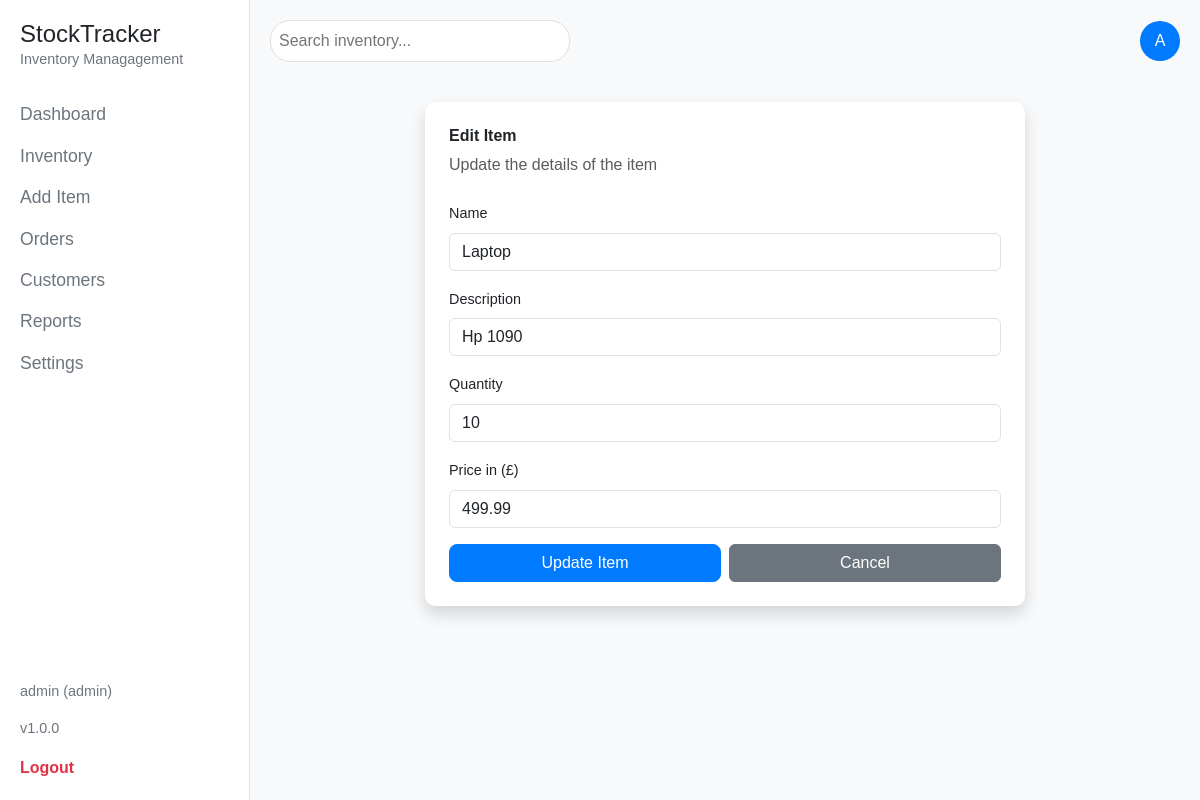
/edit_item/1 (signed in), run on the app's committed database.
### tables this page shows
CREATE TABLE users (
            id INTEGER PRIMARY KEY AUTOINCREMENT,
            username TEXT NOT NULL UNIQUE,
            password TEXT NOT NULL,
            role TEXT NOT NULL,
            created_at TIMESTAMP DEFAULT CURRENT_TIMESTAMP,
            updated_at TIMESTAMP DEFAULT CURRENT_TIMESTAMP
        );

CREATE TABLE items (
            id INTEGER PRIMARY KEY AUTOINCREMENT,
            name TEXT NOT NULL,
            description TEXT,  -- Added description column
            quantity INTEGER NOT NULL,
            price REAL NOT NULL,
            created_at TIMESTAMP DEFAULT CURRENT_TIMESTAMP,
            updated_at TIMESTAMP DEFAULT CURRENT_TIMESTAMP    
        );

### app.py (the view, shortened to what this page needs)
@app.route('/edit_item/<int:item_id>', methods=['GET', 'POST'])
@login_required
def edit_item_route(item_id):
    if current_user.role != 'admin':
        flash("You do not have permission to access this page.", "danger")
        return redirect(url_for('items'))
    conn = sqlite3.connect('inventory.db')
    cursor = conn.cursor()
    cursor.execute("SELECT * FROM items WHERE id=?", (item_id,))
    item = cursor.fetchone()
    conn.close()
    return render_template('edit_item.html', item=item)

### app.py (called while the page is built)
@login_manager.user_loader
def load_user(user_id):
    conn = sqlite3.connect('inventory.db')
    cursor = conn.cursor()
    cursor.execute("SELECT id, username, password, role, created_at, updated_at FROM users WHERE id = ?", (user_id,))
    row = cursor.fetchone()
    conn.close()
    print(f"Loading user: {row}")
    if row:
        return User(*row)
    return None

### templates/edit_item.html (shortened to what this page needs)
{% extends 'base.html' %}
{% block content %}
    {% with action_url=url_for('edit_item_route', item_id=item[0]), title="Edit Item", subtitle="Update the details of the item", button_text="Update Item", item=item %}
        {% include 'item_form.html' %}
    {% endwith %}
{% endblock %}

### templates/base.html (shortened to what this page needs)
<!DOCTYPE html>
<html lang="en">
<head>
    <link href="https://cdn.jsdelivr.net/npm/bootstrap@5.3.3/dist/css/bootstrap.min.css" rel="stylesheet">
    <link rel="stylesheet" href="{{ url_for('static', filename='style.css') }}?v=1">
</head>
<body>
    <div class="app-wrapper">
        <nav class="sidebar">
            <div class="logo">
                <h2>StockTracker</h2>
                <p>Inventory Managagement</p>
            </div>
            <ul>
                <li><a href="{{ url_for('dashboard') }}" class="{% if request.endpoint == 'dashboard' %}active{% endif %}">Dashboard</a></li>
                <li><a href="{{ url_for('items') }}" class="{% if request.endpoint == 'items' %}active{% endif %}">Inventory</a></li>
                {% if current_user.is_authenticated and current_user.role == 'admin' %}
                    <li><a href="{{ url_for('add_item_route') }}" class="{% if request.endpoint == 'add_item' %}active{% endif %}">Add Item</a></li>
                {% endif %}
                <li><a href="#">Orders</a></li>
                <li><a href="#">Customers</a></li>
                <li><a href="#">Reports</a></li>
                <li><a href="#">Settings</a></li>
            </ul>
            <div class="user-info">
                {% if current_user.is_authenticated %}
                    <p>{{ current_user.username }} ({{ current_user.role }})</p>
                {% else %}
                    <p>Guest</p>
                {% endif %}
                <p class="version">v1.0.0</p>
            </div>
            {% if current_user.is_authenticated %}
                <a href="{{ url_for('logout') }}" class="logout">Logout</a>
            {% else %}
                <a href="{{ url_for('login') }}" class="logout">Login</a>
                <a href="{{ url_for('register') }}" class="logout">Register</a>
            {% endif %}
        </nav>
        <div class="main-content">
            {% if current_user.is_authenticated %}
            <header>
                <div class="search-bar">
                    <input type="text" placeholder="Search inventory...">
                </div>
                <div class="user-profile">
                    {% if current_user.is_authenticated %}
                        <span>{{ current_user.username[0] | upper }}</span>
                    {% else %}
                        <span>G</span>
                    {% endif %}
                </div>
            </header>
            {% endif %}
            <div class="content">
                {% block content %}
                {% endblock %}
            </div>
        </div>
    </div>
</body>
</html>

### templates/item_form.html (shortened to what this page needs)
<div class="card shadow border-0" style="width: 100%; max-width: 600px; margin: 0 auto;">
    <div class="card-body p-4">
        <h2 class="card-title fw-bold mb-2">{{ title }}</h2>
        <p class="text-muted mb-4">{{ subtitle }}</p>
        <form method="POST" action="{{ action_url }}" novalidate>
            <div class="mb-3">
                <label for="name" class="form-label">Name</label>
                <input type="text" class="form-control" id="name" name="name" value="{{ item[1] if item else '' }}" placeholder="Enter item name" required>
            </div>
            <div class="mb-3">
                <label for="description" class="form-label">Description</label>
                <input type="text" class="form-control" id="description" name="description" value="{{ item[2] if item else '' }}" placeholder="Enter item description" required>
            </div>
            <div class="mb-3">
                <label for="quantity" class="form-label">Quantity</label>
                <input type="number" class="form-control" id="quantity" name="quantity" value="{{ item[3] if item else '' }}" placeholder="Enter quantity" required>
            </div>
            <div class="mb-3">
                <label for="price" class="form-label">Price in (£)</label>
                <input type="number" step="0.01" class="form-control" id="price" name="price" value="{{ item[4] if item else '' }}" placeholder="Enter price" required>
            </div>
            <div class="d-flex gap-2">
                <button type="submit" class="btn btn-primary w-100">{{ button_text }}</button>
                <a href="{{ url_for('items') }}" class="btn btn-secondary w-100">Cancel</a>
            </div>
        </form>
    </div>
</div>

### static/style.css (style rules this page uses)
body { background-color: #f8f9fa; font-family: 'Arial', sans-serif; }
.app-wrapper { display: flex; min-height: 100vh; }
.sidebar { width: 250px; background-color: #fff; padding: 20px; border-right: 1px solid #e0e0e0; display: flex; flex-direction: column; justify-content: space-between; }
.sidebar .logo h2 { font-size: 1.5rem; margin-bottom: 0; }
.sidebar .logo p { font-size: 0.9rem; color: #6c757d; }
.sidebar ul { list-style: none; padding: 0; }
.sidebar ul li { margin: 15px 0; }
.sidebar ul li a { text-decoration: none; color: #6c757d; font-size: 1.1rem; }
.sidebar .user-info { margin-top: auto; font-size: 0.9rem; color: #6c757d; }
.sidebar .logout { text-decoration: none; color: #dc3545; font-weight: bold; }
.main-content { flex: 1; padding: 20px; }
header { display: flex; justify-content: space-between; align-items: center; margin-bottom: 20px; }
.search-bar input { width: 300px; padding: 8px; border: 1px solid #e0e0e0; border-radius: 20px; }
.user-profile span { display: inline-block; width: 40px; height: 40px; background-color: #007bff; color: #fff; text-align: center; line-height: 40px; border-radius: 50%; }
.card { border-radius: 10px; background-color: #fff; min-width: 200px; box-shadow: 0 2px 8px rgba(0, 0, 0, 0.1); }
.card-body { padding: 20px; white-space: nowrap; }
.card-title { font-size: 1rem; margin-bottom: 10px; }
.form-label { font-size: 0.9rem; font-weight: 500; }
.btn-primary { background-color: #007bff; border-color: #007bff; border-radius: 8px; font-weight: 500; }

### templates/edit_item.html (style rules this page uses)
.content { display: flex; justify-content: center; align-items: center; min-height: calc(50vh - 60px); padding: 20px; }

### data on the page
users: username "admin", role "admin", username "A"
items: name "Laptop", description "Hp 1090", quantity "10", price "499.99"

### other printed values
{{ title }} "Edit Item"
{{ subtitle }} "Update the details of the item"
{{ button_text }} "Update Item"
